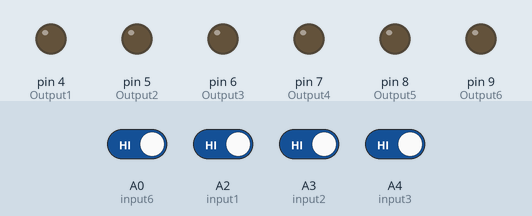
Simulated run of this sketch. Board: Arduino Uno, built with avr-gcc and run on an emulated ATmega328P. Parts: output pins drawn as LEDs (lit = HIGH). Dashed ring = blinking. The test bench sets the inputs (shaded band); at power-on: A0 (input6), A2 (input1), A3 (input2), A4 (input3) HIGH. EEPROM starts erased.

Above: at 1.2 s.
1.3 s: A2 (input1) driven LOW
At 2.5 s:
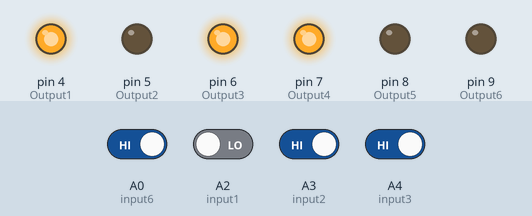
2.8 s: A0 (input6) driven LOW
At 5.7 s:
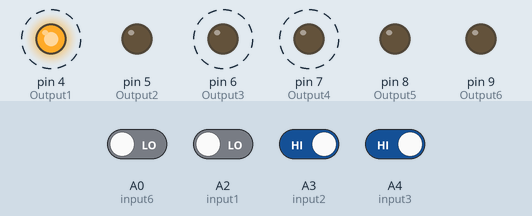
5.8 s: A0 (input6) driven HIGH
At 6.9 s:
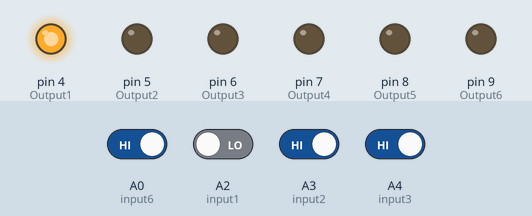
7.3 s: A0 (input6) driven LOW and A2 (input1) driven HIGH and A3 (input2) driven LOW and A4 (input3) driven LOW
At 8.04 s:
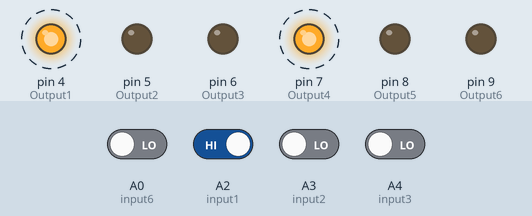
10.3 s: A4 (input3) driven HIGH
At 10.65 s:
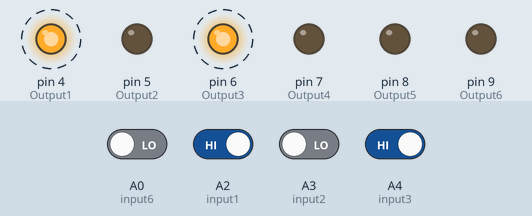
13.3 s: A3 (input2) driven HIGH
At 15.0 s:
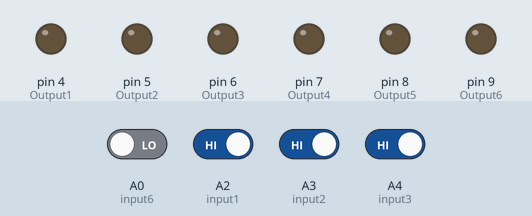
Timing chart, 0 to 15.8 s (numbered marks = the images above; inputs shaded):
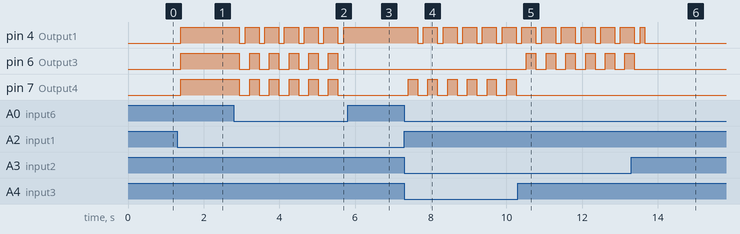

Measured:
- after the input at 1.3 s, pin 4 (Output1), pin 6 (Output3), pin 7 (Output4): LOW → HIGH after 0.10 s
- after the input at 2.8 s, pin 4 (Output1): alternates HIGH for 0.37 s and LOW for 0.15 s, starting after 0.14 s; pin 6 (Output3), pin 7 (Output4): alternates HIGH for 0.25 s and LOW for 0.27 s, starting after 0.14 s
- after the input at 5.8 s, pin 4 (Output1): stops changing and stays HIGH; pin 6 (Output3), pin 7 (Output4): stops changing and stays LOW
- after the input at 7.3 s, pin 4 (Output1): alternates HIGH for 0.37 s and LOW for 0.15 s, starting after 0.35 s; pin 7 (Output4): alternates HIGH for 0.25 s and LOW for 0.27 s, starting after 0.10 s
- after the input at 10.3 s, pin 6 (Output3): alternates HIGH for 0.25 s and LOW for 0.27 s, starting after 0.23 s; pin 7 (Output4): stops changing and stays LOW
- after the input at 13.3 s, pin 6 (Output3): goes on until 13.4 s, then stays LOW

The sketch:

Arduino_Relay_servo_control.ino
```cpp
#include <avr/interrupt.h>
#include <avr/sleep.h>
 #include <EEPROM.h>

const int SleepButton = 2;     // the number of the pushbutton pin
const int NamazButton =  3;      // the number of the LED pin
const short int input1=A2;
const short int input2=A3;
const short int input3=A4;
const short int input4=A5;
const short int input5=A1;
const short int input6=A0;

const short int Output1=4;
const short int Output2=5;
const short int Output3=6;
const short int Output4=7;
const short int Output5=8;
const short int Output6=9;

int Buton_Tarama=0,Buton_Sayac=10,i=0,Sleep=0,Namaz = 0,Position_1=0,Position_2=0,Position_3=0,POZISYON_OK=0,Run=0;
int Sleep_Tarama=0,Sleep_Sayac=50,Sleep_On_Timer=500,Sleep_Mode_On=0,posisyon_Tamam=0,A=0;
int Value=0,LOCK=0,addr = 0; //başlangıç adresi
int Buton_Tarama1=0,Buton_Sayac1=10;
int Buton_Tarama2=0,Buton_Sayac2=10;
int Buton_Tarama3=0,Buton_Sayac3=10;
int Buton_Tarama4=0,Buton_Sayac4=10;
int Buton_Tarama5=0,Buton_Sayac5=10;
char Blink=0xFF,Blink_time=50,Blink_On=0;

//void wakeUpNow()        // here the interrupt is handled after wakeup
//{
//  //execute code here after wake-up before returning to the loop() function
//  // timers and code using timers (serial.print and more...) will not work here.
//  //digitalWrite(interruptPin, HIGH);
//     digitalWrite(8,LOW);
//     digitalWrite(9,LOW);
//     digitalWrite(10,LOW);
//     digitalWrite(11,LOW);
//     digitalWrite(12,LOW);
//     sleepNow();
//}


//
//void sleepNow()         // here we put the arduino to sleep
//{
//    delay(100);
//    digitalWrite (13, HIGH);
//    /*
//     * The 5 different modes are:
//     *     SLEEP_MODE_IDLE         -the least power savings
//     *     SLEEP_MODE_ADC
//     *     SLEEP_MODE_PWR_SAVE
//     *     SLEEP_MODE_STANDBY
//     *     SLEEP_MODE_PWR_DOWN     -the most power savings
//     *
//     * For now, we want as much power savings as possible,
//     * so we choose the according sleep modus: SLEEP_MODE_PWR_DOWN
//     *
//     */
//    attachInterrupt(0,wakeUpNow, LOW);
//    sei();
//    set_sleep_mode(SLEEP_MODE_PWR_DOWN);   // sleep mode is set here
//
//    sleep_enable();              // enables the sleep bit in the mcucr register
//                                 // so sleep is possible. just a safety pin
//                                 // use interrupt 0 (pin 2) and run function
////                               // wakeUpNow when pin 2 gets LOW
////
//
//    sleep_mode();                // here the device is actually put to sleep!!
////                               //
//
//    sleep_disable();             // first thing after waking from sleep:
//                                 // disable sleep...
//    //detachInterrupt(0);        // disables interrupt 0 on pin 2 so the
//                                 // wakeUpNow code will not be executed
//                                 // during normal running time.
//    delay(100);                  // wat 2 sec. so humans can notice the
//                                 // interrupt.
//                                 // LED to show the interrupt is handled
//    digitalWrite (13, LOW);      // turn off the interrupt LED
//}
//
//


// the setup function runs once when you press reset or power the board
void setup() {
    //kaynak adresten veriyi oku
  Value = EEPROM.read(addr);
  if(Value==0xFF)  Value=0;
  //val değerini addr değerinden itibaren yazar.
  EEPROM.write(addr, Value);

      pinMode(SleepButton, INPUT);
        pinMode(NamazButton, INPUT);
          pinMode(input1, INPUT);
            pinMode(input2, INPUT);
              pinMode(input3, INPUT);
                pinMode(input4, INPUT);
                  pinMode(input5, INPUT);
                    pinMode(input6, INPUT);
  // initialize digital pin 13 as an output.
  pinMode(Output1, OUTPUT);
    pinMode(Output2, OUTPUT);
      pinMode(Output3, OUTPUT);
        pinMode(Output4, OUTPUT);
          pinMode(Output5, OUTPUT);
            pinMode(Output6, OUTPUT);
  /* Now is time to enable a interrupt. In the function call
   * attachInterrupt(A, B, C)
   * A   can be either 0 or 1 for interrupts on pin 2 or 3.
   *
   * B   Name of a function you want to execute while in interrupt A.
   *
   * C   Trigger mode of the interrupt pin. can be:
   *             LOW        a low level trigger
   *             CHANGE     a change in level trigger
   *             RISING     a rising edge of a level trigger
   *             FALLING    a falling edge of a level trigger
   *
   * In all but the IDLE sleep modes only LOW can be used.
   */

//  attachInterrupt(0, wakeUpNow, LOW); // use interrupt 0 (pin 2) and run function
                                      // wakeUpNow when pin 2 gets LOW
}


// the loop function runs over and over again forever
void loop() {

  delay(10);  i++;
  if(Blink_On)
  {
      if(i%Blink_time) Blink=~Blink;
  }

  Run = !digitalRead(input1);
  Position_1 = !digitalRead(input2);
  Position_2 = !digitalRead(input3);
  Position_3 = !digitalRead(input1);
  POZISYON_OK = !digitalRead(input6);


//  if (Run == HIGH)
//  {
//       // if(Buton_Tarama>=1)  i=0;    /////// Work Cathing ///////
//        if(++Buton_Tarama1>=Buton_Sayac1)
//        {
//           if(LOCK==0) Value=1;
//        }
//  }
//  else Buton_Tarama1=0;
//
  if (Position_1 == HIGH)
  {
       // if(Buton_Tarama>=1)  i=0;    /////// Work Cathing ///////
        if(++Buton_Tarama2>=Buton_Sayac2)
        {
           if(LOCK==0) Value=1;
        }
  }
  else Buton_Tarama2=0;

  if (Position_2 == HIGH)
  {
       // if(Buton_Tarama>=1)  i=0;    /////// Work Cathing ///////
        if(++Buton_Tarama3>=Buton_Sayac3)
        {
          if(LOCK==0) Value=2;
        }
  }
  else Buton_Tarama3=0;

  if (Position_3 == HIGH)
  {
       // if(Buton_Tarama>=1)  i=0;    /////// Work Cathing ///////
       //  Buton_Tarama3=0;  Buton_Tarama2=0; // 1 ve 2 butonunu okumasını engellemek icin

        if(++Buton_Tarama4>=Buton_Sayac4)
        {
          if(LOCK==0) Value=3;
        }
  }
  else Buton_Tarama4=0;

  if (POZISYON_OK == HIGH)
  {
       // if(Buton_Tarama>=1)  i=0;    /////// Work Cathing ///////
        if(++Buton_Tarama5>=Buton_Sayac5)
        {
          posisyon_Tamam=1;
        }
  }
  else Buton_Tarama5=0;

//  if(Buton_Tarama>=50) Value=0;

//  if (i >= Sleep_On_Timer)
//  {            // start to put the device in sleep
//       i=0;
//       digitalWrite(8,LOW);
//       digitalWrite(9,LOW);
//       digitalWrite(10,LOW);
//       digitalWrite(11,LOW);
//       digitalWrite(12,LOW);
//      // sleepNow();                      // sleep function called here
//}
     switch(Value){

     case 1:
             if(LOCK==0)
             {
                 LOCK=1;
                 Buton_Tarama5=0;
                 posisyon_Tamam=0;
                 digitalWrite(Output3,HIGH); // Servo pozisyon1 output
                 digitalWrite(Output1,HIGH); // Servo run output
                 delay(100);
             }
             if((posisyon_Tamam==1) && (A==0)) // pos tamam komutu al
             {
                 Buton_Tarama5=0;
                 posisyon_Tamam=0;
                 digitalWrite(13,HIGH);
                 delay(50);
                 digitalWrite(Output3,LOW); // Servo pozisyon1 output
                 digitalWrite(Output1,LOW); // Servo run output
                 delay(50);
                // LOCK=0;
                 //Value=0;
                 delay(100);
                 digitalWrite(Output1,HIGH); // Servo run output
                 delay(10);
                 A=1;
             }
             if((posisyon_Tamam==1) && (A==1)) // pos tamam komutu al
             {
                 Buton_Tarama5=0;
                 digitalWrite(13,LOW);
                 posisyon_Tamam=0;
                 LOCK=0;
                 Value=0;
                 A=0;
             }
     break;

     case 2:
             if(LOCK==0)
             {
                 LOCK=1;
                 Buton_Tarama5=0;
                 posisyon_Tamam=0;
                 digitalWrite(Output4,HIGH); // Servo pozisyon1 output
                 digitalWrite(Output1,HIGH); // Servo run output
                 delay(100);
             }
             if((posisyon_Tamam==1) && (A==0)) // pos tamam komutu al
             {
                 Buton_Tarama5=0;
                 posisyon_Tamam=0;
                 digitalWrite(13,HIGH);
                 delay(50);
                 digitalWrite(Output4,LOW); // Servo pozisyon1 output
                 digitalWrite(Output1,LOW); // Servo run output
                 delay(50);
                // LOCK=0;
                 //Value=0;
                 delay(100);
                 digitalWrite(Output1,HIGH); // Servo run output
                 delay(10);
                 A=1;
             }
             if((posisyon_Tamam==1) && (A==1)) // pos tamam komutu al
             {
                 Buton_Tarama5=0;
                 digitalWrite(13,LOW);
                 posisyon_Tamam=0;
                 LOCK=0;
                 Value=0;
                 A=0;
             }
     break;

     case 3:
             if(LOCK==0)
             {
                 LOCK=1;
                 Buton_Tarama5=0;
                 posisyon_Tamam=0;
                 digitalWrite(Output3,HIGH); // Servo pozisyon1 output
                 digitalWrite(Output4,HIGH); // Servo pozisyon1 output
                 digitalWrite(Output1,HIGH); // Servo run output
                 delay(100);
             }
             if((posisyon_Tamam==1) && (A==0)) // pos tamam komutu al
             {
                 Buton_Tarama5=0;
                 posisyon_Tamam=0;
                 digitalWrite(13,HIGH);
                 delay(50);
                 digitalWrite(Output3,LOW); // Servo pozisyon1 output
                 digitalWrite(Output4,LOW); // Servo pozisyon1 output
                 digitalWrite(Output1,LOW); // Servo run output
                 delay(50);
                // LOCK=0;
                 //Value=0;
                 delay(100);
                 digitalWrite(Output1,HIGH); // Servo run output
                 delay(10);
                 A=1;
             }
             if((posisyon_Tamam==1) && (A==1)) // pos tamam komutu al
             {
                 Buton_Tarama5=0;
                 digitalWrite(13,LOW);
                 posisyon_Tamam=0;
                 LOCK=0;
                 Value=0;
                 A=0;
             }
     break;

     default:
     digitalWrite(Output1,LOW);
     digitalWrite(Output2,LOW);
     digitalWrite(Output3,LOW);
     digitalWrite(Output4,LOW);
     digitalWrite(Output5,LOW);
     digitalWrite(Output6,LOW);
       Value=0;
     break;
     }

}
```
